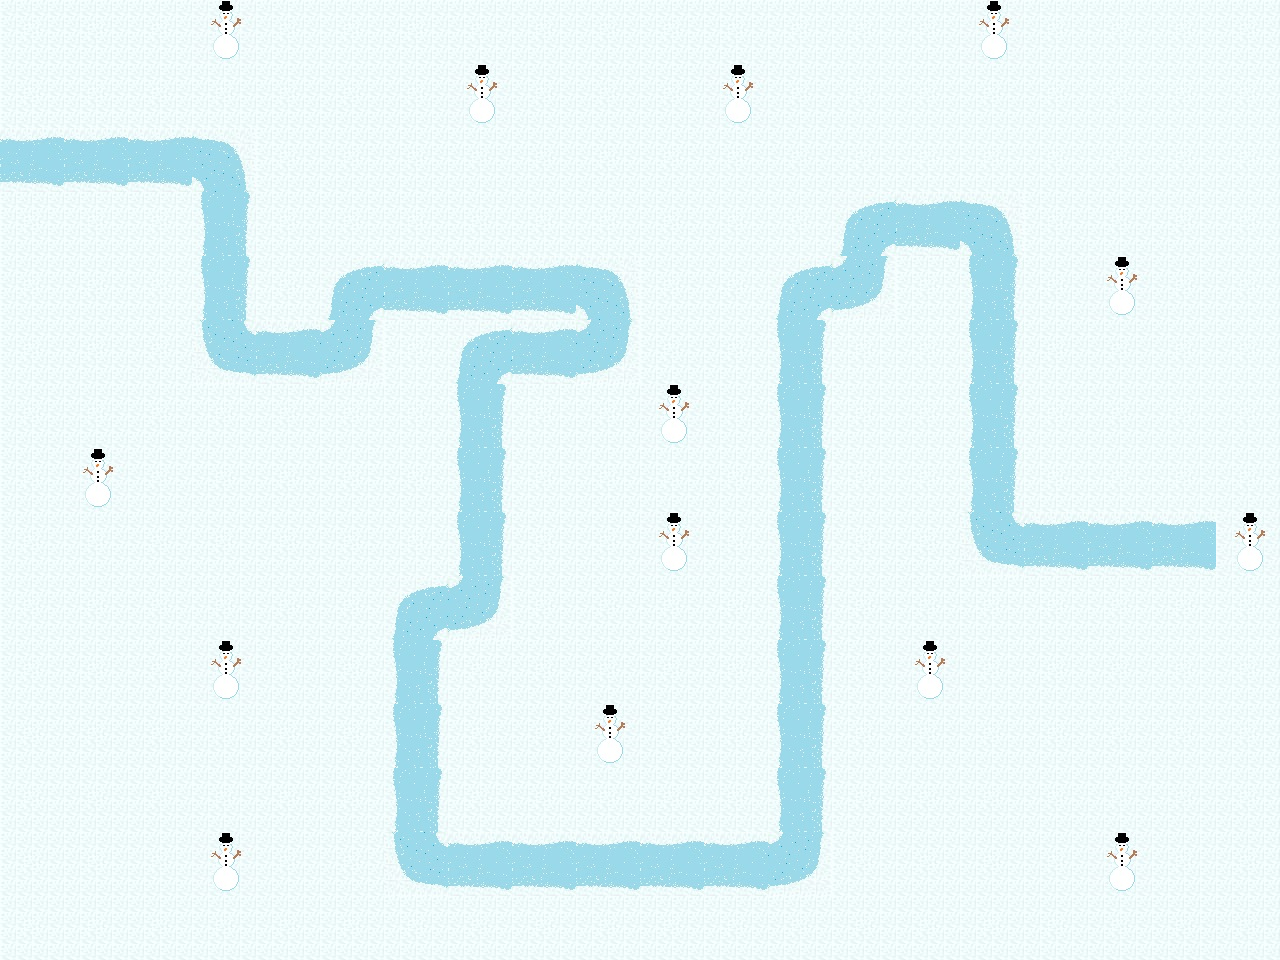

Rendered tile map (Tiled .tmx) drawn with the repository's tilesets; below, a short description and the map source with its tile grids summarised:
An orthogonal 20x15 tile map with 64x64 px tiles, 1 tile layer (Tile Layer 1).

<map version="1.0" orientation="orthogonal" width="20" height="15" tilewidth="64" tileheight="64">
 <tileset firstgid="1" name="Snow" tilewidth="64" tileheight="64">
  <image source="Snow.png" width="64" height="512" />
  <tile id="0">
   <properties>
    <property name="grass" value="" />
   </properties>
  </tile>
  <tile id="1">
   <properties>
    <property name="ground" value="" />
   </properties>
  </tile>
  <tile id="2">
   <properties>
    <property name="ground" value="" />
   </properties>
  </tile>
  <tile id="3">
   <properties>
    <property name="ground" value="" />
   </properties>
  </tile>
  <tile id="4">
   <properties>
    <property name="ground" value="" />
   </properties>
  </tile>
  <tile id="5">
   <properties>
    <property name="ground" value="" />
   </properties>
  </tile>
  <tile id="6">
   <properties>
    <property name="ground" value="" />
   </properties>
  </tile>
  <tile id="7">
   <properties>
    <property name="finish" value="" />
    <property name="ground" value="" />
   </properties>
  </tile>
 </tileset>
 <layer name="Tile Layer 1" width="20" height="15">
  <data>[300 cells, 300 non-empty, 8 distinct tile ids]</data>
 </layer>
</map>
